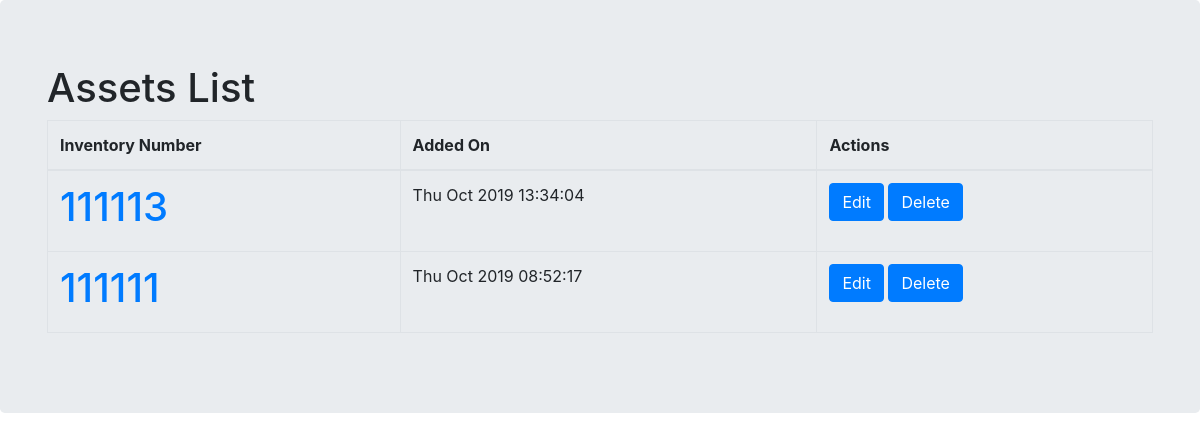
The app's page /assets/, older data.
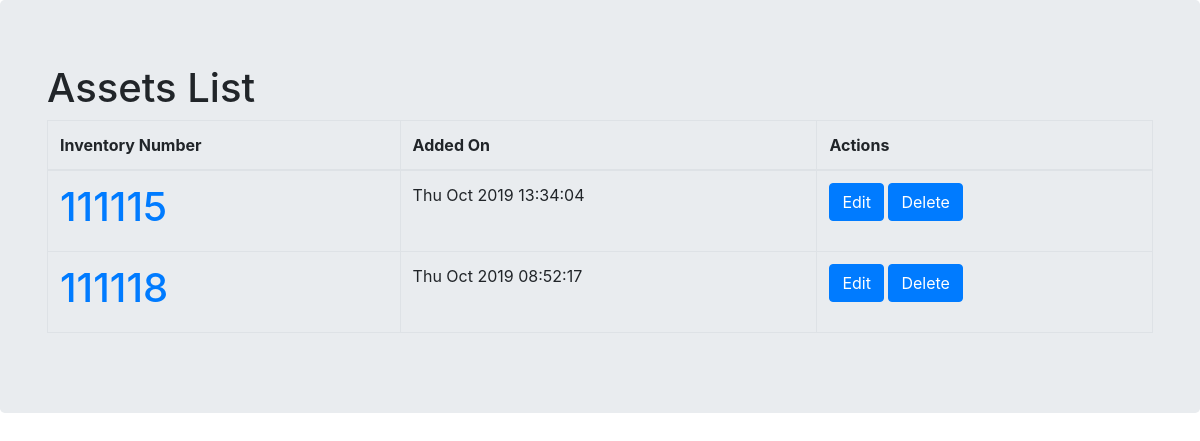
The same page, newer data.
### assets_app/models.py (models this page shows, shortened)
class Asset(models.Model):
    inventory_number = models.CharField(max_length=50, unique=True)
    model_name = models.CharField(max_length=50, unique=False, blank=False)
    category = TreeForeignKey('Category', on_delete=models.SET('UNCATEGORISED'), blank=False)
    location = TreeForeignKey('Location', on_delete=models.SET('NOT SET'), blank=False, null=True)
    serial_number = models.CharField(max_length=50, blank=False, null=True)
    vendor = models.ForeignKey(Vendor, on_delete=models.SET('NOT SET'), blank=False, null=True)
    state = models.ForeignKey(State, on_delete=models.SET('NOT SET'), blank=False, null=True)
    aquisition_date = models.DateField(null=True)
    warranty_expiry_date = models.DateField(blank=True, null=True)
    added_on = models.DateTimeField(editable=False, default=timezone.now)
    modified_on = models.DateTimeField(editable=False, default=timezone.now)
    legal_entity = models.CharField(max_length=100, blank=True)
    invoice_number = models.CharField(max_length=50, blank=True)
    host_name = models.CharField(max_length=100, blank=True)
    comments = models.TextField(blank=True)
    class Meta:
        verbose_name = 'Asset'
        verbose_name_plural = 'Assets'

### assets_app/views.py (the view)
# urls.py: path('assets/', views.AssetsListView.as_view(), name='assets_list'),
class AssetsListView(ListView):
    model = Asset
    paginate_by = 3
    def get_queryset(self):
        return Asset.objects.all().order_by('-added_on')

### templates/assets_app/asset_list.html (shortened to what this page needs)
<!DOCTYPE html>
<html>
    <head>
<link rel="stylesheet" href="https://stackpath.bootstrapcdn.com/bootstrap/4.3.1/css/bootstrap.min.css">
    </head>
    <body>
        <div class='jumbotron'>
            <div class ='container'>
                <h1>Assets List</h1>
                    <div class="centerstage">
                            <table class="table table-bordered">
                                <thead>
                                    <tr>
                                        <th>Inventory Number</th>
                                        <th>Added On</th>
                                        <th>Actions</th>
                                    </tr>
                                </thead>
                                <tbody>
                                    {% for asset in asset_list %}
                                    <tr>
                                        <td><h1><a href="{% url 'asset_detail' pk=asset.pk %}">{{ asset.inventory_number }}</a></h1></td>
                                        <td>{{ asset.added_on|date:"D M Y H:i:s"}}</td>
                                        <td>
                                            <a class='btn btn-primary' href='{% url "asset_edit" pk=asset.pk %}'>
                                                <span class='glyphicon glyphicon-plus'>Edit</span>
                                            </a>
                                            <a class='btn btn-primary' href='{% url "asset_delete" pk=asset.pk %}'>
                                                <span class='glyphicon glyphicon-plus'>Delete</span>
                                            </a>
                                        </td>
                                    </tr>
                                    {% endfor %}
                                </tbody>
                                </table>
                </div>
            </div>
        </div>
    </body>
</html>

Row changes from the older to the newer data that the page shows:
changed Asset "Thu Oct 2019 13:34:04": inventory_number "111113" → "111115"
changed Asset "Thu Oct 2019 08:52:17": inventory_number "111111" → "111118"
